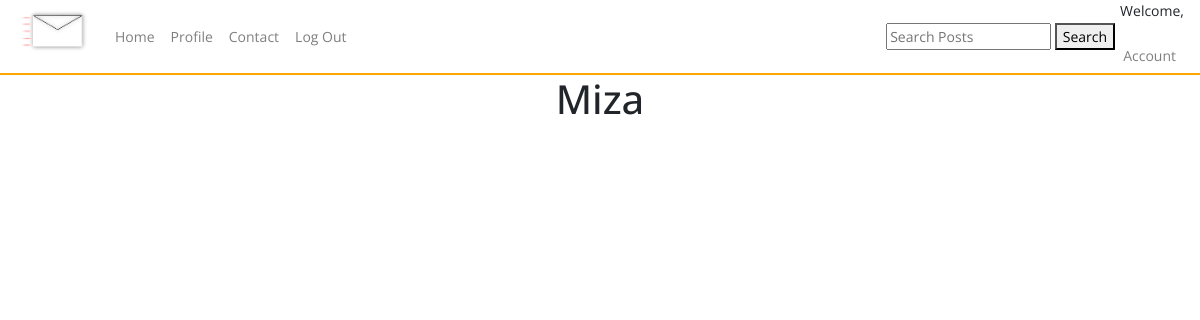
Before: /user/Miza with the older database file.
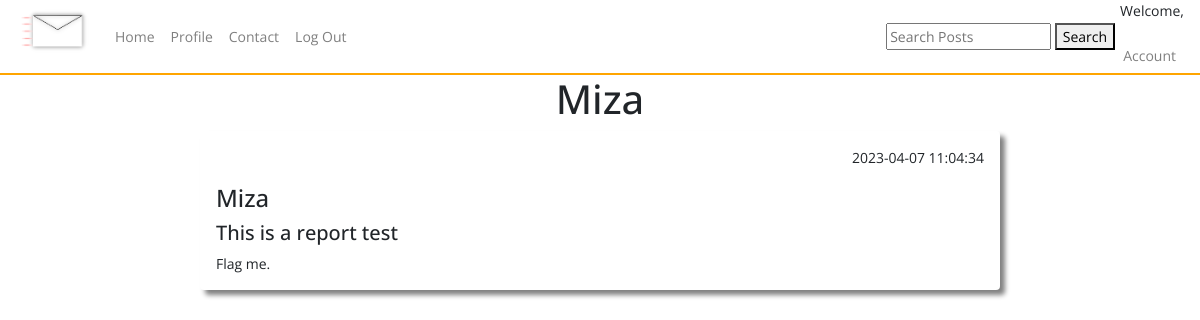
After: the same page with the newer database file.
### tables this page shows
CREATE TABLE users (
    ID INTEGER PRIMARY KEY AUTOINCREMENT,
    username TEXT NOT NULL,
    password TEXT NOT NULL,
    email TEXT NOT NULL UNIQUE
, user_type VARCHAR, whitelisted text, blacklisted text);

CREATE TABLE posts (
    ID INTEGER PRIMARY KEY AUTOINCREMENT,
    title TEXT NOT NULL,
    content TEXT NOT NULL,
    by_user TEXT NOT NULL,
    created_at timestamp default current_timestamp
, userID integer, flag_covid text, blacklisted text, flag_vaccine text, flag_tests text, flag_cures text, reported int, report_message text);

### app.py (the view)
@app.route('/user/<username>')
def user_profile(username):
    conn = sqlite3.connect(DATABASE)
    cursor = conn.cursor()
    cursor.execute('SELECT * FROM users WHERE username = ?', (username,))
    user_row = cursor.fetchone()
    conn.close()
    user = {
        'id': user_row[0],
        'username': user_row[1],
        'email': user_row[3]
    } if user_row else None
    user_posts=query_db('SELECT * FROM posts WHERE by_user = ? ORDER BY created_at DESC', (username,))
    return render_template('user_profile.html', user=user, user_posts=user_posts)

### app.py (called while the page is built)
def query_db(query, args=(), one=False):
    con = g._database = sqlite3.connect(DATABASE)
    con.row_factory = sqlite3.Row
    cur = con.execute(query, args)
    rv = cur.fetchall()
    cur.close()
    return (rv[0] if rv else None) if one else rv

### templates/user_profile.html (shortened to what this page needs)
{% include "layout.html" %}
{% include "nav.html" %}
<center><h1>{{ user.username }}</h1></center>
<div class="container-fluid">
    {% for user_post in user_posts %}
    <div class="shadow mx-auto posts p-3 mb-5 rounded">
    <p align="right">{{  user_post.created_at  }}</p>
    <h4>{{ user_post.by_user }}</h4>
    <h5>{{ user_post.title }}</h5>
    {{ user_post.content }}<br/>
    </div>
    <br/>
    {% endfor %}
</div>

### templates/layout.html (shortened to what this page needs)
<!doctype html>
<head>
  <link href="{{ url_for('static', filename='css/bootstrap.min.css') }}" rel="stylesheet">
  <link href="{{ url_for('static', filename='css/style.css') }}" rel="stylesheet">
  <link href="https://cdnjs.cloudflare.com/ajax/libs/toastr.js/latest/toastr.min.css" rel="stylesheet">
</head>

### templates/nav.html (shortened to what this page needs)
<nav class="navbar nav-main navbar-expand-lg navbar-light">
    <a class="navbar-brand">
      <img src="{{url_for('static', filename='assets/logo.png')}}" alt="logo" style="height: 75px;">
    </a>
    <div class="collapse navbar-collapse" id="navbarNav">
      <ul class="navbar-nav">
        <li class="nav-item">
          <a class="nav-link" href="{{ url_for('posts') }}">Home</a>
        </li>
        <li class="nav-item">
          <a class="nav-link" href="{{ url_for('profile') }}">Profile</a>
        </li>
        <li class="nav-item">
          <a class="nav-link" href="{{ url_for('contact') }}" data-toggle="modal" data-target="#contactModal">Contact</a>
        </li>
        <li class="nav-item">
          <a class="nav-link" href="{{ url_for('logout') }}">Log Out</a>
        </li>
      </ul>
    </div>
    <form method="get" action="{{ url_for('search_posts') }}">
      <input type="text" name="query" placeholder="Search Posts">
      <button type="submit">Search</button>
    </form>
    <div class="welcome-session">
      <p>Welcome, {{session.username}}</p>
      <ul class="navbar-nav">
        <li class="nav-item">
          <a class="nav-link" href="{{ url_for('account_settings') }}">Account</a>
        </li>
      </ul>
    </div>
  </nav>

### static/css/style.css (style rules this page uses)
.shadow { box-shadow: 5px 5px 5px grey; }
.posts { width: 800px; }
.nav-main { background-color: rgb(255, 255, 255); border-bottom: 2px solid orange; height: 75px; }
.welcome-session { text-align: right; }

Changed rows visible on the page:
added posts: created_at "2023-04-07 11:04:34", by_user "Miza", title "This is a report test", content "Flag me."
